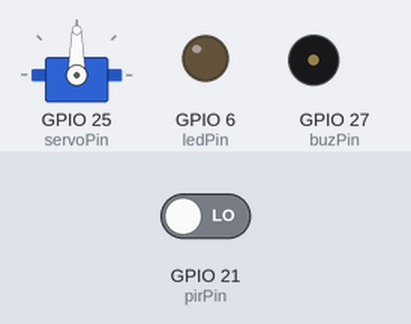
Bench run of a program on a simulated Raspberry Pi (BCM pin numbers). Shown: servo, output pins drawn as LEDs (lit = HIGH), buzzer (waves = sounding). Inputs (shaded band) come from the test bench; at power-on: GPIO 21 (pirPin) LOW. Servo angles are drawn from the pulse width (0.5 ms = 0°, 2.5 ms = 180°).

Above: at 1.2 s.
1.3 s: GPIO 21 (pirPin) driven HIGH
At 2.4 s:
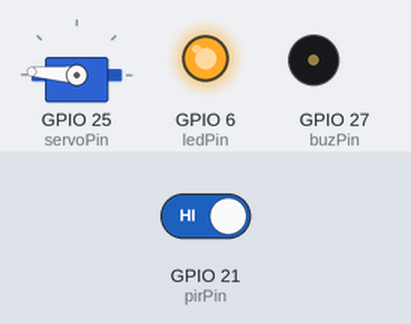
At 9.6 s:
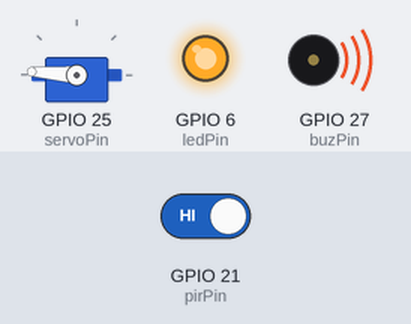
Timing chart, 0 to 10.3 s (numbered marks = the images above; inputs shaded):
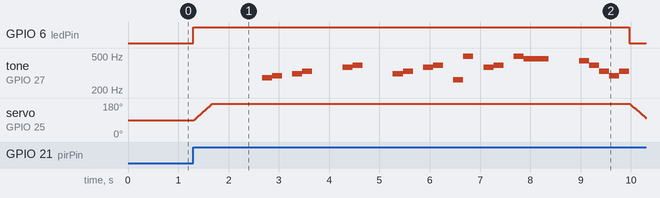

Measured:
- after the input at 1.3 s, GPIO 6 (ledPin): LOW → HIGH at once, → LOW 8.7 s later; tone on GPIO 27 (buzPin): plays 277 Hz for 0.20 s, 294 Hz for 0.20 s, 311 Hz for 0.20 s, 330 Hz for 0.20 s, 370 Hz for 0.20 s, 392 Hz for 0.20 s … (21 notes in this stretch), starting after 1.4 s

The program:

4.1.8_Welcome_zero.py
```python
#!/usr/bin/env python3

from gpiozero import LED, MotionSensor, Servo, TonalBuzzer
import time

# GPIO pin setup for LED, motion sensor (PIR), and buzzer
ledPin = LED(6)
pirPin = MotionSensor(21)
buzPin = TonalBuzzer(27)

# Servo motor pulse width correction factor and calculation
myCorrection = 0.45
maxPW = (2.0 + myCorrection) / 1000  # Maximum pulse width
minPW = (1.0 - myCorrection) / 1000  # Minimum pulse width

# Initialize servo with custom pulse widths
servoPin = Servo(25, min_pulse_width=minPW, max_pulse_width=maxPW)

# Musical tune for buzzer, with notes and durations
tune = [('C#4', 0.2), ('D4', 0.2), (None, 0.2),
        ('Eb4', 0.2), ('E4', 0.2), (None, 0.6),
        ('F#4', 0.2), ('G4', 0.2), (None, 0.6),
        ('Eb4', 0.2), ('E4', 0.2), (None, 0.2),
        ('F#4', 0.2), ('G4', 0.2), (None, 0.2),
        ('C4', 0.2), ('B4', 0.2), (None, 0.2),
        ('F#4', 0.2), ('G4', 0.2), (None, 0.2),
        ('B4', 0.2), ('Bb4', 0.5), (None, 0.6),
        ('A4', 0.2), ('G4', 0.2), ('E4', 0.2),
        ('D4', 0.2), ('E4', 0.2)]

def setAngle(angle):
    """
    Move the servo to a specified angle.
    :param angle: Angle in degrees (0-180).
    """
    value = float(angle / 180)  # Convert angle to servo value
    servoPin.value = value      # Set servo position
    time.sleep(0.001)           # Short delay for servo movement

def doorbell():
    """
    Play a musical tune using the buzzer.
    """
    for note, duration in tune:
        buzPin.play(note)       # Play the note
        time.sleep(float(duration))  # Duration of the note
    buzPin.stop()               # Stop buzzer after playing the tune

def closedoor():
    # Turn off LED and move servo to close door
    ledPin.off()
    for i in range(180, -1, -1):
        setAngle(i)             # Move servo from 180 to 0 degrees
        time.sleep(0.001)       # Short delay for smooth movement
    time.sleep(1)               # Wait after closing door

def opendoor():
    # Turn on LED, open door (move servo), play tune, close door
    ledPin.on()
    for i in range(0, 181):
        setAngle(i)             # Move servo from 0 to 180 degrees
        time.sleep(0.001)       # Short delay for smooth movement
    time.sleep(1)               # Wait before playing the tune
    doorbell()                  # Play the doorbell tune
    closedoor()                 # Close the door after the tune

def loop():
    # Main loop to check for motion and operate door
    while True:
        if pirPin.motion_detected:
            opendoor()               # Open door if motion detected
        time.sleep(0.1)              # Short delay in loop

try:
    loop()
except KeyboardInterrupt:
    # Clean up GPIO on user interrupt (e.g., Ctrl+C)
    buzPin.stop()
    ledPin.off()
```
